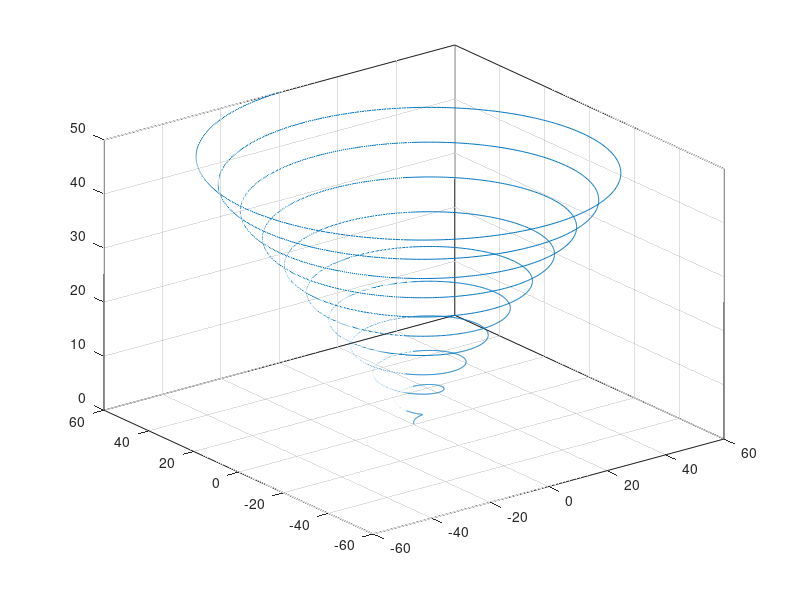

Source code (MATLAB):
%Matlab-Projekt Aufgabe 2

%{
    Autor: Marcel Grandinetti
    Datum:01.08.2017
    Beschribung:    Eine Periode = 2pi --> 10 Perioden = 20pi
                    20pi=50s*w --> w=0.4pi
                    
%}
clear


%% Funktion

t=[0:0.01:50];
w=0.4*pi;
x=1.2*t.*sin(w*t);
y=1.2*t.*cos(w*t);


%% Plot

figure(1)
plot3(x,y,t);
box on;
grid on;